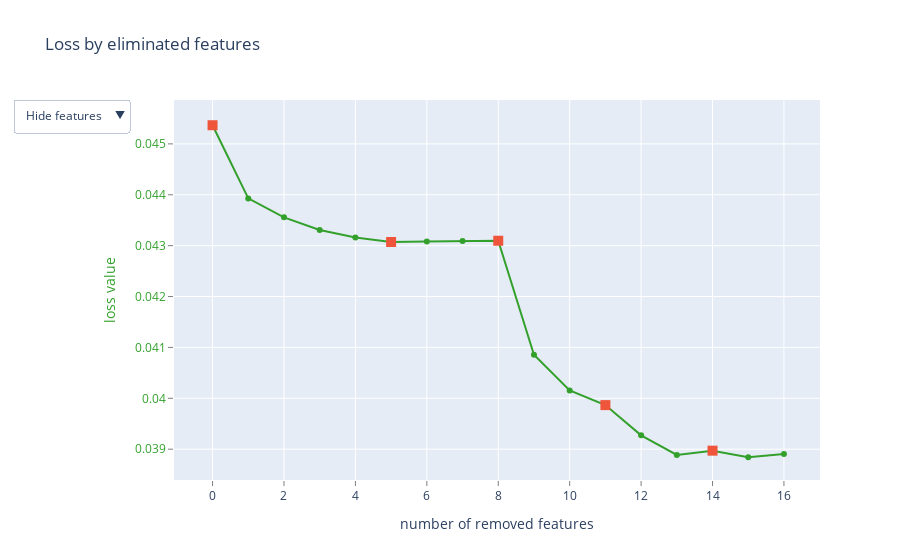

Notebook code cell kept with this figure:
### Markdown cell above
## CatBoost Recursive Feature Elimination

CatBoost memiliki algoritma feature selection yang disebut Recursive Feature Elimination (RFE). Algoritma ini menghilangkan fitur yang memiliki pengaruh paling kecil terhadap performa model. Algoritma ini menghilangkan fitur satu per satu hingga performa model menurun. RFE pada CatBoost merupakan algoritma feature selection embedded karena proses pelatihan model dan seleksi fitur dilakukan secara bersamaan.

### Code cell
from catboost import CatBoostRegressor


regressor = CatBoostRegressor(eval_metric='RMSE', 
                              iterations = 100,
                              random_state = 1
                              )

X_train, X_test, y_train, y_test = train_test_split(dfX, y, test_size=0.2, random_state=1)

X_train, X_val, y_train, y_val = train_test_split(X_train, y_train, test_size=0.25, random_state=1) 

rfe_dict = regressor.select_features(X = X_train, 
                                     y = y_train, 
                                     eval_set = (X_val,y_val), 
                                     features_for_select = '0-25', 
                                     num_features_to_select = 10, 
                                     steps = 5, 
                                     verbose = False,
                                     train_final_model = False, 
                                     plot = True 
                                     )

### Figure 1 — Plotly figure (JSON) as saved in the notebook; plotly's stock layout.template omitted (floating-point values rounded to 4 significant figures)
{"data": [{"line": {"color": "rgb(51,160,44)"}, "mode": "lines+markers", "name": "", "text": ["", "pendidikan_SMA", "Laju Pertumbuhan", "TK", "Literate", "Persentase Kemiskinan", "pendidikan_SD", "SMA", "Universitas", "TPAK", "pendidikan_Universitas", "SMP", "SMK", "Sentiment", "Indeks Pembangunan Manusia", "APM SMP", "Perempuan"], "type": "scatter", "x": [0, 1, 2, 3, 4, 5, 6, 7, 8, 9, 10, 11, 12, 13, 14, 15, 16], "y": [0.04537, 0.04393, 0.04356, 0.04331, 0.04316, 0.04307, 0.04308, 0.04309, 0.0431, 0.04086, 0.04015, 0.03987, 0.03927, 0.03889, 0.03897, 0.03884, 0.0389]}, {"marker": {"size": 10, "symbol": "square"}, "mode": "markers", "name": "", "text": ["", "Persentase Kemiskinan", "Universitas", "SMP", "Indeks Pembangunan Manusia"], "type": "scatter", "x": [0, 5, 8, 11, 14], "y": [0.04537, 0.04307, 0.0431, 0.03987, 0.03897]}, {"mode": "text", "name": "", "text": ["", "12", "0", "14", "8", "21", "10", "17", "19", "9", "13", "16", "18", "24", "22", "6", "2"], "textfont": {"color": "rgb(51,160,44)", "family": "sans serif", "size": 18}, "textposition": "bottom center", "type": "scatter", "visible": false, "x": [0, 1, 2, 3, 4, 5, 6, 7, 8, 9, 10, 11, 12, 13, 14, 15, 16], "y": [0.04537, 0.04393, 0.04356, 0.04331, 0.04316, 0.04307, 0.04308, 0.04309, 0.0431, 0.04086, 0.04015, 0.03987, 0.03927, 0.03889, 0.03897, 0.03884, 0.0389]}, {"mode": "text", "name": "", "text": ["", "pendidikan_SMA", "Laju Pertumbuhan", "TK", "Literate", "Persentase Kemiskinan", "pendidikan_SD", "SMA", "Universitas", "TPAK", "pendidikan_Universitas", "SMP", "SMK", "Sentiment", "Indeks Pembangunan Manusia", "APM SMP", "Perempuan"], "textfont": {"color": "rgb(51,160,44)", "family": "sans serif", "size": 18}, "textposition": "bottom center", "type": "scatter", "visible": false, "x": [0, 1, 2, 3, 4, 5, 6, 7, 8, 9, 10, 11, 12, 13, 14, 15, 16], "y": [0.04537, 0.04393, 0.04356, 0.04331, 0.04316, 0.04307, 0.04308, 0.04309, 0.0431, 0.04086, 0.04015, 0.03987, 0.03927, 0.03889, 0.03897, 0.03884, 0.0389]}], "layout": {"showlegend": false, "title": {"text": "Loss by eliminated features"}, "updatemenus": [{"active": 0, "buttons": [{"args": [{"visible": [true, true, false, false]}], "label": "Hide features", "method": "update"}, {"args": [{"visible": [true, true, true, false]}], "label": "Show indices", "method": "update"}, {"args": [{"visible": [true, true, false, true]}], "label": "Show names", "method": "update"}], "pad": {"r": 10, "t": 10}, "showactive": true, "x": -0.25, "xanchor": "left", "y": 1.03, "yanchor": "top"}], "xaxis": {"gridcolor": "rgb(255,255,255)", "showgrid": true, "showline": false, "showticklabels": true, "tickcolor": "rgb(127,127,127)", "ticks": "outside", "title": {"text": "number of removed features"}, "zeroline": false}, "yaxis": {"gridcolor": "rgb(255,255,255)", "showgrid": true, "showline": false, "showticklabels": true, "tickcolor": "rgb(127,127,127)", "tickfont": {"color": "rgb(51,160,44)"}, "ticks": "outside", "title": {"font": {"color": "rgb(51,160,44)"}, "text": "loss value"}, "zeroline": false}}}
